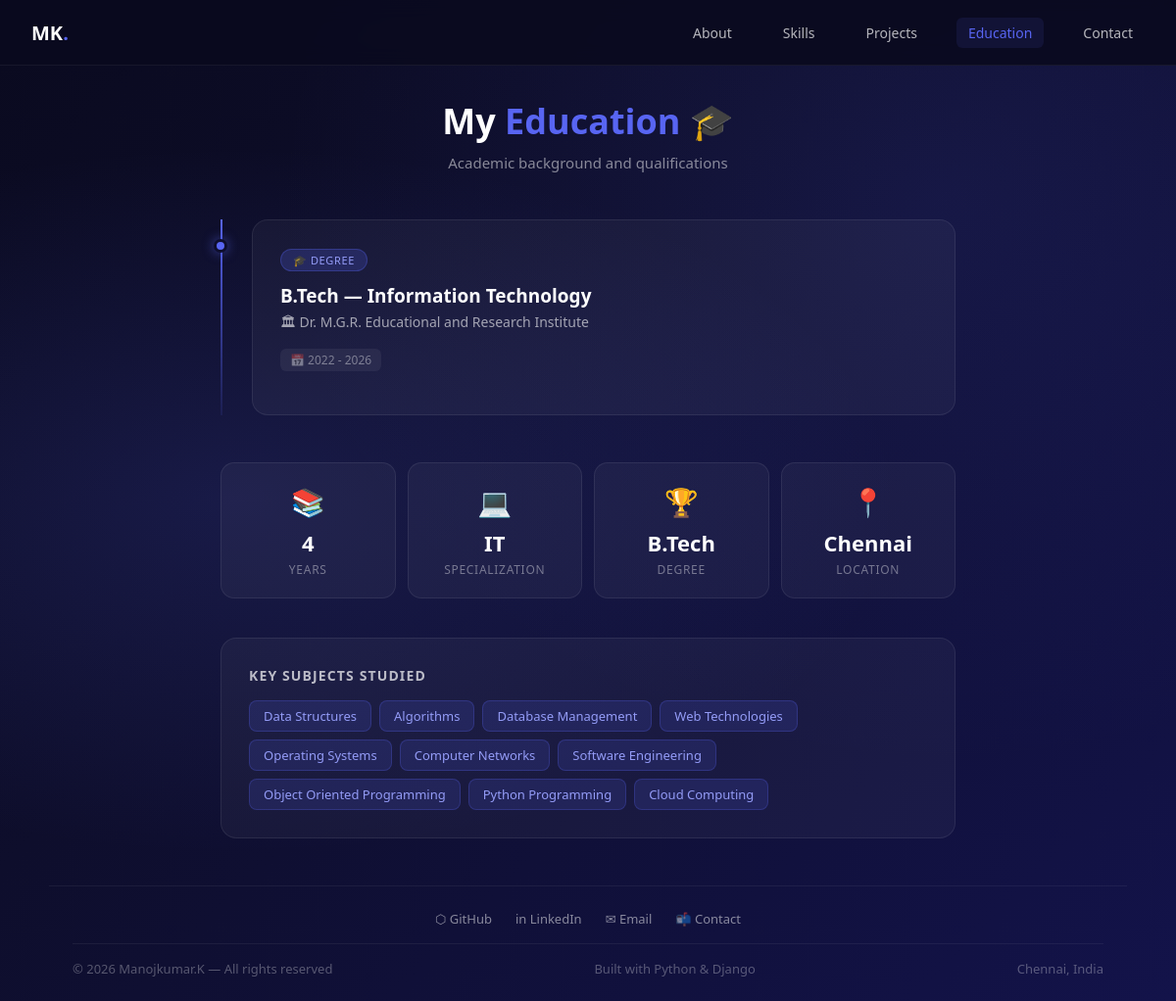
The app's page /education/ with its own data.
### home/models.py (models this page shows, shortened)
class Education(models.Model):
    degree = models.CharField(max_length=150)
    institution = models.CharField(max_length=150)
    duration = models.CharField(max_length=100, help_text="e.g. 2022-2026")
    order = models.PositiveIntegerField(default=0)
    class Meta:
        ordering = ['order']

class Profile(models.Model):
    name = models.CharField(max_length=100)
    tagline = models.CharField(max_length=200)
    bio = models.TextField()
    location = models.CharField(max_length=100)
    email = models.EmailField(blank=True)
    github = models.URLField(blank=True)
    linkedin = models.URLField(blank=True)
    portfolio_photo = models.ImageField(upload_to='profile/', blank=True, null=True)

### home/views.py (the view)
# urls.py: path('education/', views.education, name='education'),
def education(request):
    profile = Profile.objects.first()
    education = Education.objects.all()
    return render(request, 'home/education.html', {'profile': profile, 'education': education,})

### home/templates/home/education.html (shortened to what this page needs)
{% extends 'home/base.html' %}
{% block content %}
<div class="edu-header">
  <h1>My <span>Education</span> 🎓</h1>
  <p>Academic background and qualifications</p>
</div>
<div class="timeline">
  {% for edu in education %}
  <div class="timeline-item">
    <div class="timeline-dot"></div>
    <div class="timeline-card">
      <div class="timeline-badge">🎓 Degree</div>
      <div class="timeline-degree">{{ edu.degree }}</div>
      <div class="timeline-institution">🏛 {{ edu.institution }}</div>
      <div class="timeline-duration">📅 {{ edu.duration }}</div>
    </div>
  </div>
  {% endfor %}
</div>
<div class="edu-stats">
  <div class="edu-stat-card">
    <div class="edu-stat-icon">📚</div>
    <div class="edu-stat-value">4</div>
    <div class="edu-stat-label">Years</div>
  </div>
  <div class="edu-stat-card">
    <div class="edu-stat-icon">💻</div>
    <div class="edu-stat-value">IT</div>
    <div class="edu-stat-label">Specialization</div>
  </div>
  <div class="edu-stat-card">
    <div class="edu-stat-icon">🏆</div>
    <div class="edu-stat-value">B.Tech</div>
    <div class="edu-stat-label">Degree</div>
  </div>
  <div class="edu-stat-card">
    <div class="edu-stat-icon">📍</div>
    <div class="edu-stat-value">Chennai</div>
    <div class="edu-stat-label">Location</div>
  </div>
</div>
<div class="subjects-section">
  <div class="subjects-title">Key Subjects Studied</div>
  <div class="subjects-grid">
    <span class="subject-tag">Data Structures</span>
    <span class="subject-tag">Algorithms</span>
    <span class="subject-tag">Database Management</span>
    <span class="subject-tag">Web Technologies</span>
    <span class="subject-tag">Operating Systems</span>
    <span class="subject-tag">Computer Networks</span>
    <span class="subject-tag">Software Engineering</span>
    <span class="subject-tag">Object Oriented Programming</span>
    <span class="subject-tag">Python Programming</span>
    <span class="subject-tag">Cloud Computing</span>
  </div>
</div>
{% endblock %}

### home/templates/home/base.html (shortened to what this page needs)
<!DOCTYPE html>
<html lang="en">
<head>
</head>
<body>
<div class="stars" id="stars"></div>
<nav>
  <a href="/" class="logo">MK<span>.</span></a>
  <div class="nav-links">
    <a href="/" class="{% if request.resolver_match.url_name == 'home' %}active{% endif %}">About</a>
    <a href="/skills/" class="{% if request.resolver_match.url_name == 'skills' %}active{% endif %}">Skills</a>
    <a href="/projects/" class="{% if request.resolver_match.url_name == 'projects' %}active{% endif %}">Projects</a>
    <a href="/education/" class="{% if request.resolver_match.url_name == 'education' %}active{% endif %}">Education</a>
    <a href="/contact/" class="{% if request.resolver_match.url_name == 'contact' %}active{% endif %}">Contact</a>
  </div>
</nav>
<div class="wrap">
  {% block content %}{% endblock %}
</div>
<footer>
  <div style="text-align:center; width:100%;">
    <div style="display:flex; justify-content:center; gap:1.5rem; margin-bottom:1rem;">
      {% if profile.github %}
        <a href="{{ profile.github }}" target="_blank"
           style="color:rgba(255,255,255,0.5); text-decoration:none; font-size:13px; transition:color 0.2s;"
           onmouseover="this.style.color='#5865F2'" onmouseout="this.style.color='rgba(255,255,255,0.5)'">
          ⬡ GitHub
        </a>
      {% endif %}
      {% if profile.linkedin %}
        <a href="{{ profile.linkedin }}" target="_blank"
           style="color:rgba(255,255,255,0.5); text-decoration:none; font-size:13px; transition:color 0.2s;"
           onmouseover="this.style.color='#5865F2'" onmouseout="this.style.color='rgba(255,255,255,0.5)'">
          in LinkedIn
        </a>
      {% endif %}
      <a href="mailto:{{ profile.email }}"
         style="color:rgba(255,255,255,0.5); text-decoration:none; font-size:13px; transition:color 0.2s;"
         onmouseover="this.style.color='#5865F2'" onmouseout="this.style.color='rgba(255,255,255,0.5)'">
        ✉ Email
      </a>
      <a href="/contact/"
         style="color:rgba(255,255,255,0.5); text-decoration:none; font-size:13px; transition:color 0.2s;"
         onmouseover="this.style.color='#5865F2'" onmouseout="this.style.color='rgba(255,255,255,0.5)'">
        📬 Contact
      </a>
    </div>
    <div style="border-top:1px solid rgba(255,255,255,0.06); margin-bottom:1rem;"></div>
    <div style="display:flex; justify-content:space-between; align-items:center; flex-wrap:wrap; gap:8px;">
      <span>© 2026 {{ profile.name }} — All rights reserved</span>
      <span>Built with  Python & Django</span>
      <span> Chennai, India</span>
    </div>
  </div>
</footer>
</body>
</html>

### home/templates/home/base.html (style rules this page uses)
* { box-sizing: border-box; margin: 0; padding: 0; }
body { font-family: 'Segoe UI', sans-serif; background: #0e0e2c; color: #DBDEE1; position: relative; overflow-x: hidden; }
body::before { content: ''; position: fixed; top: 0; left: 0; width: 100%; height: 100%; background: radial-gradient(ellipse at 20% 50%, rgba(88,101,242,0.15) 0%, transparent 50%), radial-gradient(ellipse at 80% 20%, rgba(88,101,242,0.1) 0%, transparent 50%), linear-gradient(135deg, #0a0a1f 0%, #0e0e2c 40%, #13134a 100%); z-index: -1; pointer-events: none; }
.stars { position: fixed; top: 0; left: 0; width: 100%; height: 100%; pointer-events: none; z-index: 0; }
nav { position: sticky; top: 0; z-index: 100; background: rgba(10,10,31,0.92); backdrop-filter: blur(10px); border-bottom: 1px solid rgba(255,255,255,0.06); display: flex; justify-content: space-between; align-items: center; padding: 1.1rem 2rem; }
.logo { font-size: 20px; font-weight: 700; color: #FFFFFF; text-decoration: none; }
.logo span { color: #5865F2; }
.nav-links { display: flex; gap: 1.75rem; font-size: 14px; }
.nav-links a { text-decoration: none; color: rgba(255,255,255,0.7); transition: color 0.2s; padding: 6px 12px; border-radius: 6px; }
.nav-links a.active { color: #5865F2; background: rgba(88,101,242,0.1); }
.wrap { max-width: 1100px; margin: 0 auto; padding: 2rem 1.5rem 3rem; position: relative; z-index: 1; }
footer { padding: 1.5rem 0; border-top: 1px solid rgba(255,255,255,0.06); display: flex; justify-content: center; align-items: center; gap: 2rem; font-size: 13px; color: rgba(255,255,255,0.3); position: relative; z-index: 1; max-width: 1100px; margin: 0 auto; padding: 1.5rem; }

### records on screen
Education: degree "B.Tech — Information Technology", institution "Dr. M.G.R. Educational and Research Institute", duration "2022 - 2026"
Profile: name "Manojkumar.K"
